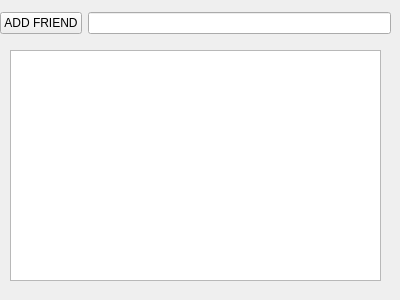
<?xml version="1.0" encoding="UTF-8"?>
<ui version="4.0">
 <class>FriendsManage</class>
 <widget class="QWidget" name="FriendsManage">
  <property name="geometry">
   <rect>
    <x>0</x>
    <y>0</y>
    <width>400</width>
    <height>300</height>
   </rect>
  </property>
  <property name="windowTitle">
   <string>Form</string>
  </property>
  <widget class="QListWidget" name="listWidget">
   <property name="geometry">
    <rect>
     <x>10</x>
     <y>50</y>
     <width>371</width>
     <height>231</height>
    </rect>
   </property>
  </widget>
  <widget class="QWidget" name="">
   <property name="geometry">
    <rect>
     <x>0</x>
     <y>10</y>
     <width>391</width>
     <height>26</height>
    </rect>
   </property>
   <layout class="QHBoxLayout" name="horizontalLayout">
    <item>
     <widget class="QPushButton" name="pushButton">
      <property name="text">
       <string>ADD FRIEND</string>
      </property>
     </widget>
    </item>
    <item>
     <widget class="QLineEdit" name="searchPersonQLE"/>
    </item>
   </layout>
  </widget>
 </widget>
 <resources/>
 <connections/>
</ui>
